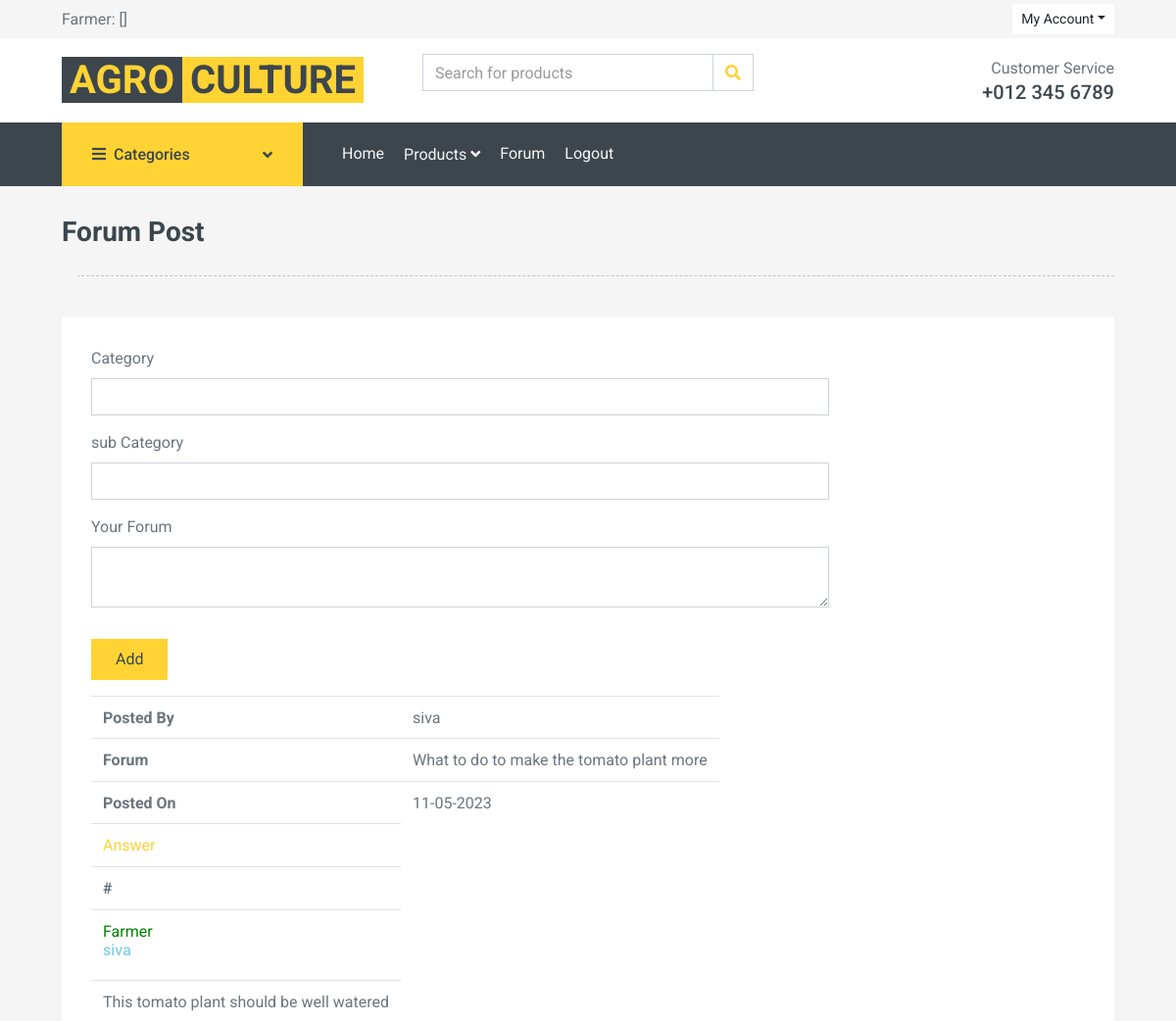
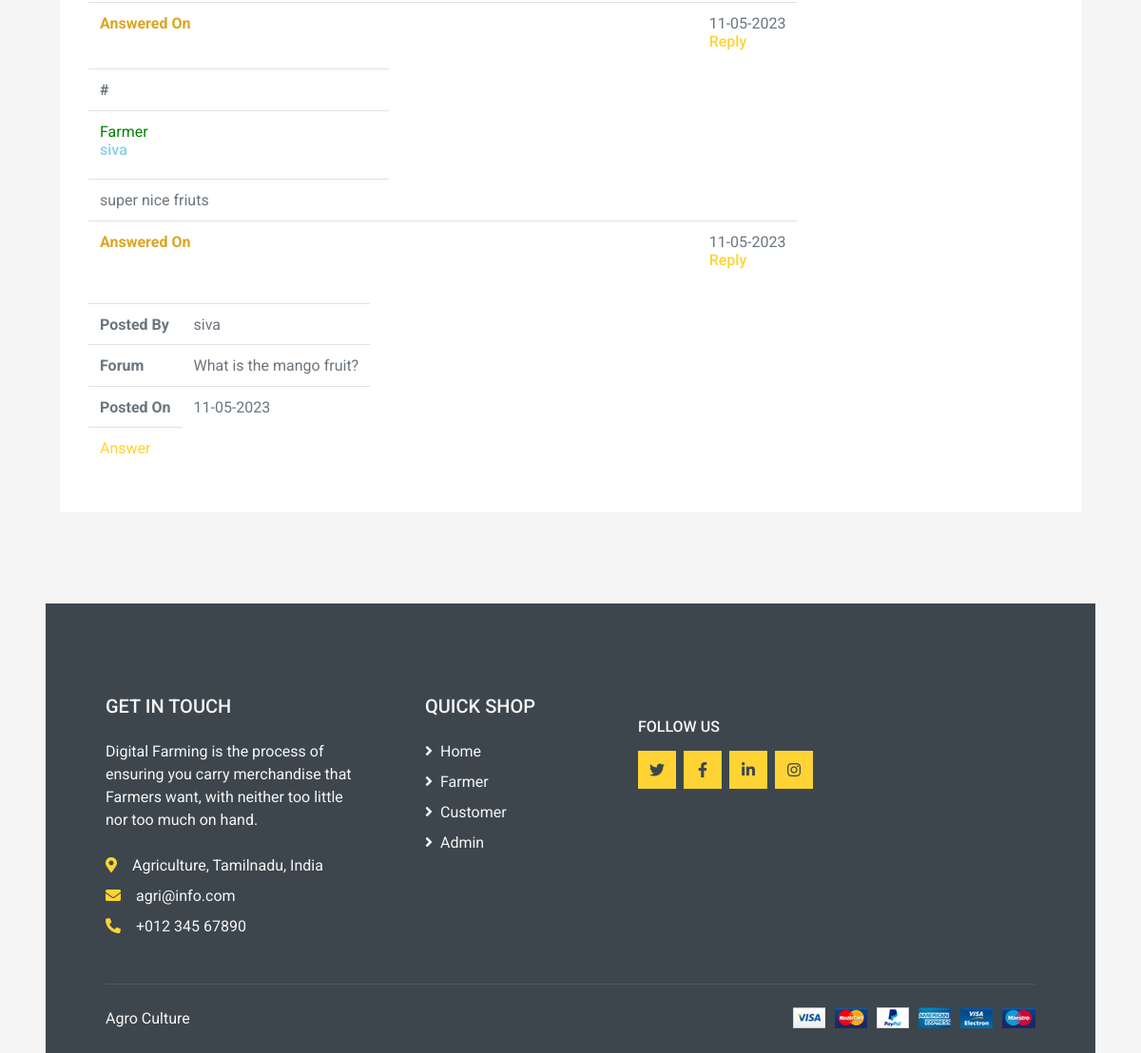
/forum.php, run on the app's committed database (2 pictures, top to bottom).
### tables this page shows
CREATE TABLE `rt_forum` (
  `id` varchar(40) NOT NULL,
  `category` varchar(500) NOT NULL,
  `subcategory` varchar(500) NOT NULL,
  `question` varchar(40) NOT NULL,
  `uname` varchar(40) NOT NULL,
  `rdate` varchar(40) NOT NULL
);

CREATE TABLE `rt_answer` (
  `id` int(40) NOT NULL,
  `postedby` varchar(40) NOT NULL,
  `category` varchar(40) NOT NULL,
  `question` varchar(100) NOT NULL,
  `answer` varchar(500) NOT NULL,
  `uname` varchar(40) NOT NULL,
  `rdate` varchar(40) NOT NULL,
  `catid` varchar(40) NOT NULL
);

### forum.php (the view, shortened to what this page needs)
<?php
include("include/dbconnect.php");
extract($_REQUEST);
$uname=$_SESSION['uname'];
$q1=mysqli_query($connect,"select * from rt_retailer where uname='$uname'");
$r1=mysqli_fetch_array($q1);
	 ?>
<html>
<head>
    <title><?php include("include/title.php"); ?></title>
    <link href="https://cdnjs.cloudflare.com/ajax/libs/font-awesome/5.10.0/css/all.min.css" rel="stylesheet">
    <link href="static/lib/animate/animate.min.css" rel="stylesheet">
    <link href="static/lib/owlcarousel/assets/owl.carousel.min.css" rel="stylesheet">
    <link href="static/css/style.css" rel="stylesheet">
</head>
<body>
    <div class="container-fluid">
        <div class="row bg-secondary py-1 px-xl-5">
            <div class="col-lg-6 d-none d-lg-block">
                <div class="d-inline-flex align-items-center h-100">
                    Farmer: <?php echo $r1['name']. "[".$r1['uname']."]"; ?>
                </div>
            </div>
            <div class="col-lg-6 text-center text-lg-right">
                <div class="d-inline-flex align-items-center">
                    <div class="btn-group">
                        <button type="button" class="btn btn-sm btn-light dropdown-toggle" data-toggle="dropdown">My Account</button>
                    </div>
                </div>
            </div>
        </div>
        <div class="row align-items-center bg-light py-3 px-xl-5 d-none d-lg-flex">
            <div class="col-lg-4">
                <a href="" class="text-decoration-none">
                    <span class="h1 text-uppercase text-primary bg-dark px-2">Agro</span>
                    <span class="h1 text-uppercase text-dark bg-primary px-2 ml-n1"> Culture</span>
                </a>
            </div>
            <div class="col-lg-4 col-6 text-left">
                <form action="">
                    <div class="input-group">
                        <input type="text" class="form-control" placeholder="Search for products">
                        <div class="input-group-append">
                            <span class="input-group-text bg-transparent text-primary">
                                <i class="fa fa-search"></i>
                            </span>
                        </div>
                    </div>
                </form>
            </div>
            <div class="col-lg-4 col-6 text-right">
                <p class="m-0">Customer Service</p>
                <h5 class="m-0">+012 345 6789</h5>
            </div>
        </div>
    </div>
    <div class="container-fluid bg-dark mb-30">
        <div class="row px-xl-5">
            <div class="col-lg-3 d-none d-lg-block">
                <a class="btn d-flex align-items-center justify-content-between bg-primary w-100" data-toggle="collapse" href="#navbar-vertical" style="height: 65px; padding: 0 30px;">
                    <h6 class="text-dark m-0"><i class="fa fa-bars mr-2"></i>Categories</h6>
                    <i class="fa fa-angle-down text-dark"></i>
                </a>
            </div>
            <div class="col-lg-9">
                <nav class="navbar navbar-expand-lg bg-dark navbar-dark py-3 py-lg-0 px-0">
                    <div class="collapse navbar-collapse justify-content-between" id="navbarCollapse">
                        <div class="navbar-nav mr-auto py-0">
                           <a href="rt_home.php" class="nav-item nav-link">Home</a>
							<div class="nav-item dropdown">
                                <a href="#" class="nav-link dropdown-toggle" data-toggle="dropdown">Products <i class="fa fa-angle-down mt-1"></i></a>
                            </div>
                            <a href="forum.php" class="nav-item nav-link">Forum</a>
                            <a href="logout.php" class="nav-item nav-link">Logout</a>
                        </div>
                    </div>
                </nav>
            </div>
        </div>
    </div>
    <div class="container-fluid">
        <div class="row px-xl-5">
            <div class="col-12">
                 <h3>Forum Post</h3>
            </div>
        </div>
    </div>
    <div class="container-fluid">
        <h2 class="section-title position-relative text-uppercase mx-xl-5 mb-4"><span class="bg-secondary pr-3"></span></h2>
        <div class="row px-xl-5">
            <div class="col-lg-12 mb-5">
                <div class="contact-form bg-light p-30">
                    <form name="form1" method="post">
						<div class="row">
							<div class="col-md-9 form-group">
								<label>Category</label>
								<input class="form-control" type="text" name="category" required>
							</div>
                            <div class="col-md-9 form-group">
								<label>sub Category</label>
								<input class="form-control" type="text" name="subcategory" required>
							</div>
                            <div class="col-md-9 form-group">
								<label> Your Forum</label>
                                <textarea name="question" class="form-control" cols="6" rows="2"></textarea>
							</div>
						</div>
                        <div>
                            <button class="btn btn-primary py-2 px-4" type="submit" name="btn">Add</button>
                        </div>
                    </form>
                    <?php
						$q2=mysqli_query($connect,"select * from rt_forum");
						while($r2=mysqli_fetch_array($q2))
						{
						?>
                    <table width="80%" class="table table-responsive">
                        <tr>
                            <th>Posted By</th>
                            <td><?php echo $r2['uname']; ?></td>
                        <tr>
                        <tr>
                            <th>Forum</th>
                            <td><?php echo $r2['question']; ?></td>
                        <tr>
                        <tr>
                            <th>Posted On</th>
                            <td><?php echo $r2['rdate']; ?></td>
                        <tr>
                     <tr>
                     <td>	<a href="ans.php?catid=<?php echo $r2['id'];?>&category=<?php echo $r2['category'];?>">Answer</a>
                                </td>
                     </tr>
                     <?php
						$q3=mysqli_query($connect,"select * from rt_answer where catid='".$r2['id']."'");
						while($r3=mysqli_fetch_array($q3))
						{
						?>
                        <tr>
                        <th>#</th>
                        </tr>
                        <tr>
                            <td><span style="color:green">Farmer</span><h6 style="color:skyblue"><?php echo $r3['uname']; ?></h6></td>
                        </tr>
                        <tr>
                            <td><?php echo $r3['answer']; ?></td>
                        </tr>
                        <tr>
                            <th style="color:goldenrod" colspan="2">Answered On</th>
                            <td><?php echo $r3['rdate']; ?>
                            <a href="forum.php?act=rep&catid=<?php echo $r3['catid'];?>"><h6 style="color:goldenrod" colspan="3">Reply</th></a></td>
                        </tr>
                        <?php
						}
						?>
                     	<?php
						}
						?>
                    </table>
        </div>
    </div>
    <div class="container-fluid bg-dark text-secondary mt-5 pt-5">
        <div class="row px-xl-5 pt-5">
            <div class="col-lg-4 col-md-12 mb-5 pr-3 pr-xl-5">
                <h5 class="text-secondary text-uppercase mb-4">Get In Touch</h5>
                <p class="mb-4">Digital Farming is the process of ensuring you carry merchandise that Farmers want, with neither too little nor too much on hand.</p>
                <p class="mb-2"><i class="fa fa-map-marker-alt text-primary mr-3"></i>Agriculture, Tamilnadu, India</p>
                <p class="mb-2"><i class="fa fa-envelope text-primary mr-3"></i>agri@info.com</p>
                <p class="mb-0"><i class="fa fa-phone-alt text-primary mr-3"></i>+012 345 67890</p>
            </div>
            <div class="col-lg-8 col-md-12">
                <div class="row">
                    <div class="col-md-4 mb-5">
                        <h5 class="text-secondary text-uppercase mb-4">Quick Shop</h5>
                        <div class="d-flex flex-column justify-content-start">
                            <a class="text-secondary mb-2" href="/"><i class="fa fa-angle-right mr-2"></i>Home</a>
                            <a class="text-secondary mb-2" href="/login"><i class="fa fa-angle-right mr-2"></i>Farmer</a>
                            <a class="text-secondary mb-2" href="/login_cus"><i class="fa fa-angle-right mr-2"></i>Customer</a>
                            <a class="text-secondary mb-2" href="/login_admin"><i class="fa fa-angle-right mr-2"></i>Admin</a>
                        </div>
                    </div>
                    <div class="col-md-4 mb-5">
                        <h6 class="text-secondary text-uppercase mt-4 mb-3">Follow Us</h6>
                        <div class="d-flex">
                            <a class="btn btn-primary btn-square mr-2" href="#"><i class="fab fa-twitter"></i></a>
                            <a class="btn btn-primary btn-square mr-2" href="#"><i class="fab fa-facebook-f"></i></a>
                            <a class="btn btn-primary btn-square mr-2" href="#"><i class="fab fa-linkedin-in"></i></a>
                            <a class="btn btn-primary btn-square" href="#"><i class="fab fa-instagram"></i></a>
                        </div>
                    </div>
                </div>
            </div>
        </div>
        <div class="row border-top mx-xl-5 py-4" style="border-color: rgba(256, 256, 256, .1) !important;">
            <div class="col-md-6 px-xl-0">
                <p class="mb-md-0 text-center text-md-left text-secondary">
                   <?php include("include/title.php"); ?> <a class="text-primary" href="#"></a>
                    <br> <a href="https://themewagon.com" target="_blank"></a>
                </p>
            </div>
            <div class="col-md-6 px-xl-0 text-center text-md-right">
                <img class="img-fluid" src="static/img/payments.png" alt="">
            </div>
        </div>
    </div>
</body>
</html>

### data on the page
rt_forum: uname "siva", question "What to do to make the tomato plant more", rdate "11-05-2023"
rt_answer: uname "siva", answer "This tomato plant should be well watered", rdate "11-05-2023"
rt_answer: uname "siva", answer "super nice friuts", rdate "11-05-2023"
rt_forum: uname "siva", question "What is the mango fruit?", rdate "11-05-2023"
